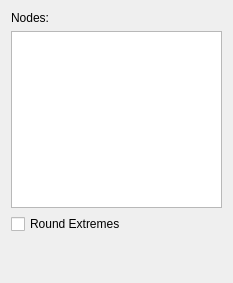
<?xml version="1.0" encoding="UTF-8"?>
<ui version="4.0">
 <class>TubularFilterInspector</class>
 <widget class="QWidget" name="TubularFilterInspector">
  <property name="geometry">
   <rect>
    <x>0</x>
    <y>0</y>
    <width>233</width>
    <height>283</height>
   </rect>
  </property>
  <property name="windowTitle">
   <string>Form</string>
  </property>
  <layout class="QVBoxLayout" name="verticalLayout">
   <item>
    <widget class="QLabel" name="label">
     <property name="text">
      <string>Nodes:</string>
     </property>
    </widget>
   </item>
   <item>
    <widget class="QListWidget" name="listView"/>
   </item>
   <item>
    <widget class="QCheckBox" name="extremesCheckBox">
     <property name="text">
      <string>Round Extremes</string>
     </property>
    </widget>
   </item>
   <item>
    <layout class="QHBoxLayout" name="horizontalLayout">
     <item>
      <spacer name="horizontalSpacer_5">
       <property name="orientation">
        <enum>Qt::Horizontal</enum>
       </property>
       <property name="sizeHint" stdset="0">
        <size>
         <width>40</width>
         <height>20</height>
        </size>
       </property>
      </spacer>
     </item>
     <item>
      <widget class="QPushButton" name="modifySource">
       <property name="sizePolicy">
        <sizepolicy hsizetype="Fixed" vsizetype="Fixed">
         <horstretch>0</horstretch>
         <verstretch>0</verstretch>
        </sizepolicy>
       </property>
       <property name="minimumSize">
        <size>
         <width>32</width>
         <height>32</height>
        </size>
       </property>
       <property name="maximumSize">
        <size>
         <width>32</width>
         <height>32</height>
        </size>
       </property>
       <property name="baseSize">
        <size>
         <width>32</width>
         <height>32</height>
        </size>
       </property>
       <property name="toolTip">
        <string>Edit segmentation's nodes</string>
       </property>
       <property name="text">
        <string/>
       </property>
       <property name="icon">
        <iconset resource="../../rsc/espina.qrc">
         <normaloff>:/espina/tubular.svg</normaloff>:/espina/tubular.svg</iconset>
       </property>
       <property name="iconSize">
        <size>
         <width>22</width>
         <height>22</height>
        </size>
       </property>
       <property name="checkable">
        <bool>true</bool>
       </property>
       <property name="flat">
        <bool>true</bool>
       </property>
      </widget>
     </item>
     <item>
      <widget class="QPushButton" name="writeDataToFile">
       <property name="sizePolicy">
        <sizepolicy hsizetype="Fixed" vsizetype="Fixed">
         <horstretch>0</horstretch>
         <verstretch>0</verstretch>
        </sizepolicy>
       </property>
       <property name="minimumSize">
        <size>
         <width>32</width>
         <height>32</height>
        </size>
       </property>
       <property name="maximumSize">
        <size>
         <width>32</width>
         <height>32</height>
        </size>
       </property>
       <property name="baseSize">
        <size>
         <width>32</width>
         <height>32</height>
        </size>
       </property>
       <property name="toolTip">
        <string>Export segmentation's nodes</string>
       </property>
       <property name="text">
        <string/>
       </property>
       <property name="iconSize">
        <size>
         <width>22</width>
         <height>22</height>
        </size>
       </property>
       <property name="flat">
        <bool>true</bool>
       </property>
      </widget>
     </item>
    </layout>
   </item>
  </layout>
 </widget>
 <resources>
  <include location="../../rsc/espina.qrc"/>
 </resources>
 <connections/>
</ui>
